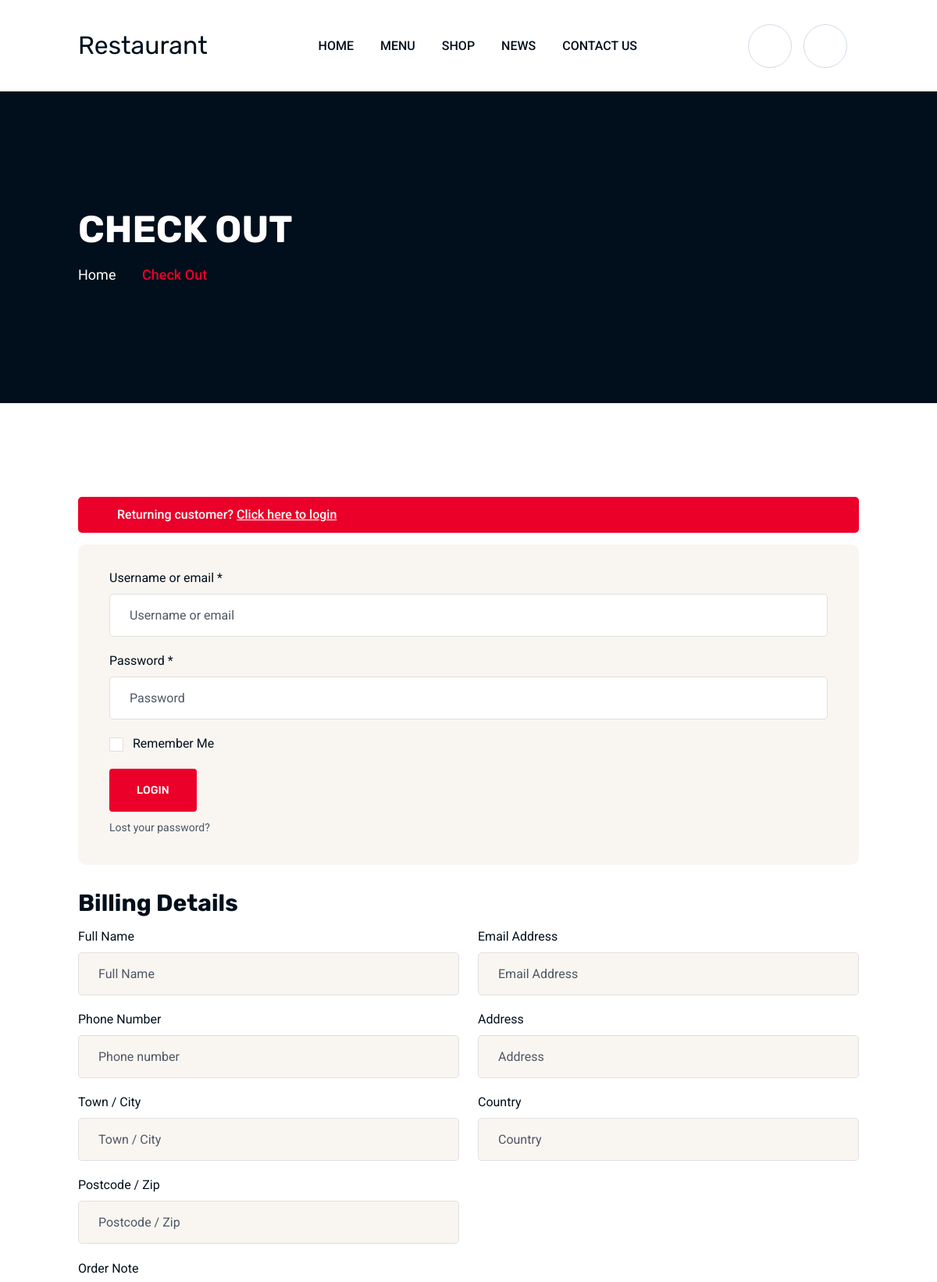
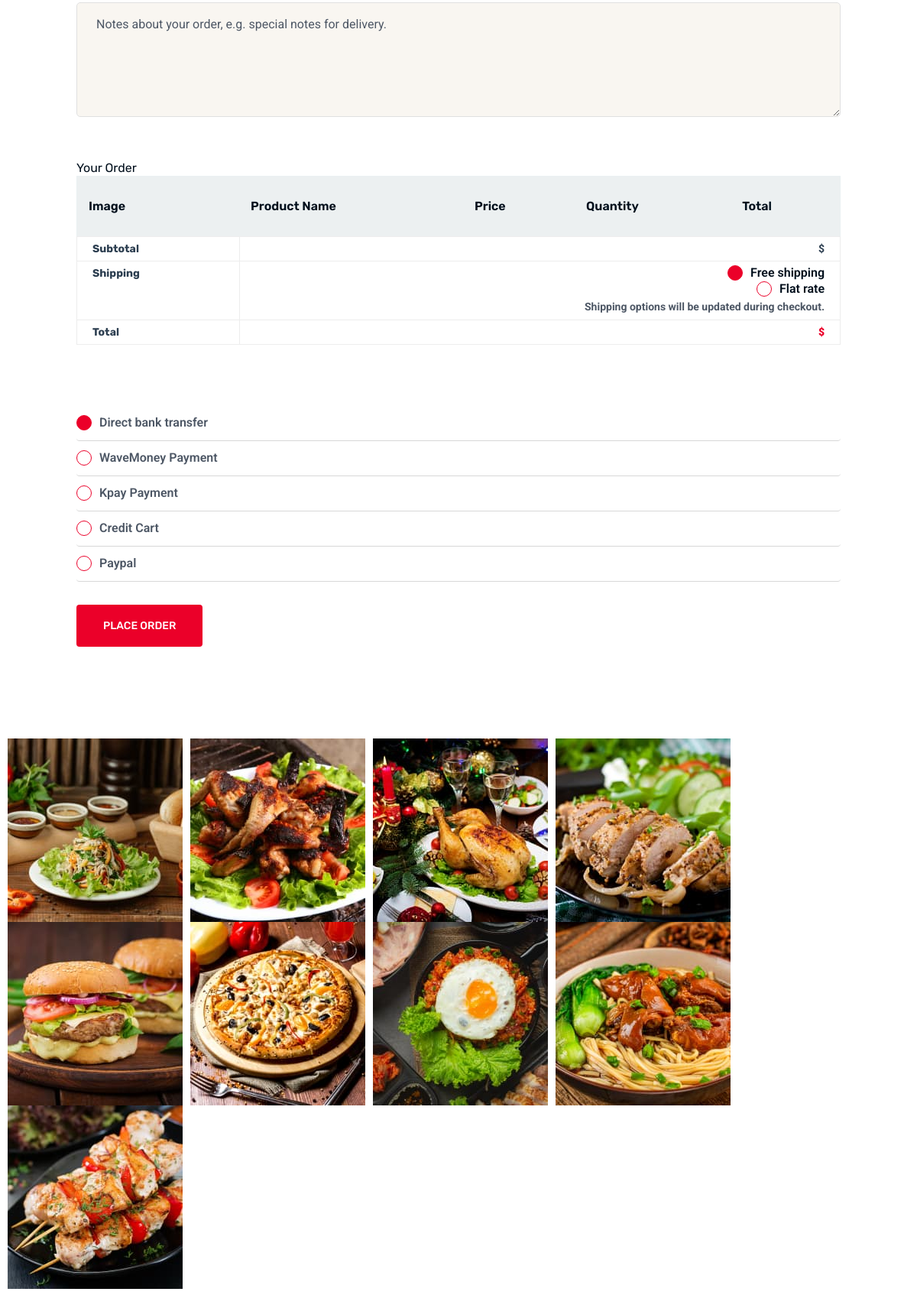
The page /checkOut/ (upper part) on the database its author committed (2 pictures, top to bottom).
### myapp/models.py (models this page shows)
class CheckOutSliderModel(models.Model):
    id = models.UUIDField(primary_key=True, default=uuid.uuid4, editable=False)
    name = models.CharField(max_length=50, blank=True, null=True)
    image = models.ImageField(upload_to='CheckOutSlider')
    created_at = models.DateTimeField(auto_now_add=True)
    updated_at = models.DateTimeField(auto_now=True)

class GalleryModel(models.Model):
    id = models.UUIDField(primary_key=True, default=uuid.uuid4, editable=False)
    image = models.ImageField(upload_to='Gallery')
    created_at = models.DateTimeField(auto_now_add=True)
    updated_at = models.DateTimeField(auto_now=True)

### myapp/views.py (the view)
# urls.py: path('checkOut/', views.CheckOutPage, name="checkOutPage"),
def CheckOutPage(request):
    CheckOutSlider = CheckOutSliderModel.objects.all()[:1]
    Gallery = GalleryModel.objects.all()
    context = {
        'CheckOutSlider': CheckOutSlider,
        'Gallery': Gallery,
    }
    return render(request, 'checkOut.html', context)

### myapp/templates/checkout.html (shortened to what this page needs)
{% extends 'base.html' %}
{% load static %}
{% load humanize %}
{% block body %}
{% for i in CheckOutSlider %}
<div class="breadcumb-wrapper" data-bg-src="{{ i.image.url }}">
    <div class="container z-index-common">
        <div class="breadcumb-content">
            <h1 class="breadcumb-title">{{ i.name|safe }}</h1>
            <ul class="breadcumb-menu">
                <li><a href="{% url 'homePage' %}">Home</a></li>
                <li>{{ i.name|safe }}</li>
            </ul>
        </div>
    </div>
</div>
{% endfor %}
<div class="th-checkout-wrapper space-top space-extra-bottom">
    <div class="container">
        {% if not request.user.is_authenticated %}
        <div class="woocommerce-form-login-toggle">
            <div class="woocommerce-info">Returning customer? <a href="" class="showlogin">Click here to login</a>
            </div>
        </div>
        <div class="row">
            <div class="col-12">
                <form action="" method="POST" class="woocommerce-form-login mb-30">
                    <div class="form-group"><label>Username or email *</label> <input type="text" name="username_or_email" class="form-control"
                            placeholder="Username or email"></div>
                    <div class="form-group"><label>Password *</label> <input type="text" name="password" class="form-control"
                            placeholder="Password"></div>
                    <div class="form-group">
                        <div class="custom-checkbox"><input type="checkbox" id="remembermylogin"> <label
                                for="remembermylogin">Remember Me</label></div>
                    </div>
                    <div class="form-group"><button type="submit" class="th-btn rounded-2">Login</button>
                        <p class="fs-xs mt-2 mb-0"><a class="text-reset" href="{% url 'registerPage' %}">Lost your password?</a></p>
                    </div>
                </form>
            </div>
        </div>
        {% endif %}
            <div class="row">
<form action="{% url 'checkout' %}" method="POST">
                    <h2 class="h4">Billing Details</h2>
                <div class="col-lg-12">
                    <div class="row">
                            <div class="col-6 form-group">
                                <label for="">Full Name</label>
                                <input type="text" class="form-control" placeholder="Full Name" name="full_name" value="{{ user.username }}" required>
                            </div>
                            <div class="col-6 form-group">
                                <label for="">Email Address</label>
                                <input type="text" class="form-control" placeholder="Email Address" name="email" value="{{ user.email }}" required>
                            </div>
                            <div class="col-6 form-group">
                                <label for="">Phone Number</label>
                                <input type="text" class="form-control" placeholder="Phone number" name="phone" value="{{ user.phone }}" required>
                            </div>
                            <div class="col-6 form-group">
                                <label for="">Address</label>
                                <input type="text" class="form-control" placeholder="Address" name="address" value="{{ user.address }}" required>
                            </div>
                            <div class="col-6 form-group">
                                <label for="">Town / City</label>
                                <input type="text" class="form-control" placeholder="Town / City" name="city" value="{{ user.city }}" required>
                            </div>
                            <div class="col-md-6 form-group">
                                <label for="">Country</label>
                                <input type="text" class="form-control" placeholder="Country" name="country" value="{{ user.country }}" required>
                            </div>
                            <div class="col-md-6 form-group">
                                <label for="">Postcode / Zip</label>
                                <input type="text" class="form-control" placeholder="Postcode / Zip" name="postal_code" value="{{ user.postal_code }}" required>
                            </div>
                            <div class="col-12 form-group">
                                <label for="">Order Note</label>
                                <textarea cols="20" rows="5" name="order_note" class="form-control" placeholder="Notes about your order, e.g. special notes for delivery."></textarea>
                            </div>
                    </div>
                </div>
            </div>
        <h4 class="mt-4 pt-lg-2">Your Order</h4>
            <table class="cart_table mb-20">
                <thead>
                    <tr>
                        <th class="cart-col-image">Image</th>
                        <th class="cart-col-productname">Product Name</th>
                        <th class="cart-col-price">Price</th>
                        <th class="cart-col-quantity">Quantity</th>
                        <th class="cart-col-total">Total</th>
                    </tr>
                </thead>
                <tfoot class="checkout-ordertable">
                    <tr class="cart-subtotal">
                        <th>Subtotal</th>
                        <td data-title="Subtotal" colspan="4"><span class="woocommerce-Price-amount amount"><bdi><span
                                        class="woocommerce-Price-currencySymbol">$</span>{{ total|intcomma }}</bdi></span></td>
                    </tr>
                    <tr class="woocommerce-shipping-totals shipping">
                        <th>Shipping</th>
                        <td data-title="Shipping" colspan="4">
                            <ul class="woocommerce-shipping-methods list-unstyled">
                                <li>
                                    <label for="free_shipping">Free shipping</label></li>
                                <li><input type="radio" id="flat_rate" name="shipping_method" class="shipping_method" value="flat">
                                    <label for="flat_rate">Flat rate</label>
                                </li>
                            </ul>
                            <p class="woocommerce-shipping-destination">Shipping options will be updated during checkout.</p>
                        </td>
                    </tr>
                    <tr class="order-total">
                        <th>Total</th>
                        <td data-title="Total" colspan="4"><strong><span
                                    class="woocommerce-Price-amount amount"><bdi><span
                                            class="woocommerce-Price-currencySymbol">$</span>{{ total|intcomma }}</bdi></span></strong>
                        </td>
                    </tr>
                </tfoot>
            </table>
        <div class="mt-lg-3 mb-30">
            <div class="woocommerce-checkout-payment">
                <ul class="wc_payment_methods payment_methods methods">
                    <li class="wc_payment_method payment_method_bacs"><input id="payment_method_bank" type="radio"
                            class="input-radio" name="payment_method" value="bank" checked> <label
                            for="payment_method_bank">Direct bank transfer</label>
                    </li>
                    <li class="wc_payment_method payment_method_wave"><input id="payment_method_wave" type="radio"
                            class="input-radio" name="payment_method" value="wave"> <label
                            for="payment_method_wave">WaveMoney Payment</label>
                    </li>
                    <li class="wc_payment_method payment_method_kpay"><input id="payment_method_kpay" type="radio"
                            class="input-radio" name="payment_method" value="kPay"> <label
                            for="payment_method_kpay">Kpay Payment</label>
                    </li>
                    <li class="wc_payment_method payment_method_cod"><input id="payment_method_cod" type="radio"
                            class="input-radio" name="payment_method" value="card"> <label for="payment_method_cod">Credit
                            Cart</label>
                    </li>
                    <li class="wc_payment_method payment_method_paypal"><input id="payment_method_paypal" type="radio"
                            class="input-radio" name="payment_method" value="paypal"> <label
                            for="payment_method_paypal">Paypal</label>
                    </li>
                </ul>
                <div class="form-row place-order"><button type="submit" class="th-btn rounded-2">Place order</button></div>
            </div>
        </div>
    </div>
</div>
<div class="gallery-thumb-area">
    <div class="row gx-10 th-carousel" id="gallerySlide1" data-slide-show="8" data-ml-slide-show="7"
        data-lg-slide-show="6" data-md-slide-show="5" data-sm-slide-show="4" data-xs-slide-show="3"
        data-focuson-select="false">
        {% for i in Gallery %}
        <div class="col-auto">
            <div class="gallery-thumb"><img src="{{ i.image.url }}" alt="Gallery Image"> </div>
        </div>
        {% endfor %}
    </div>
</div>
{% endblock %}

### rows shown on the page
CheckOutSliderModel: name "CHECK OUT", name "Check Out"
GalleryModel: image (picture)
GalleryModel: image (picture)
GalleryModel: image (picture)
GalleryModel: image (picture)
GalleryModel: image (picture)
GalleryModel: image (picture)
GalleryModel: image (picture)
GalleryModel: image (picture)
GalleryModel: image (picture)
